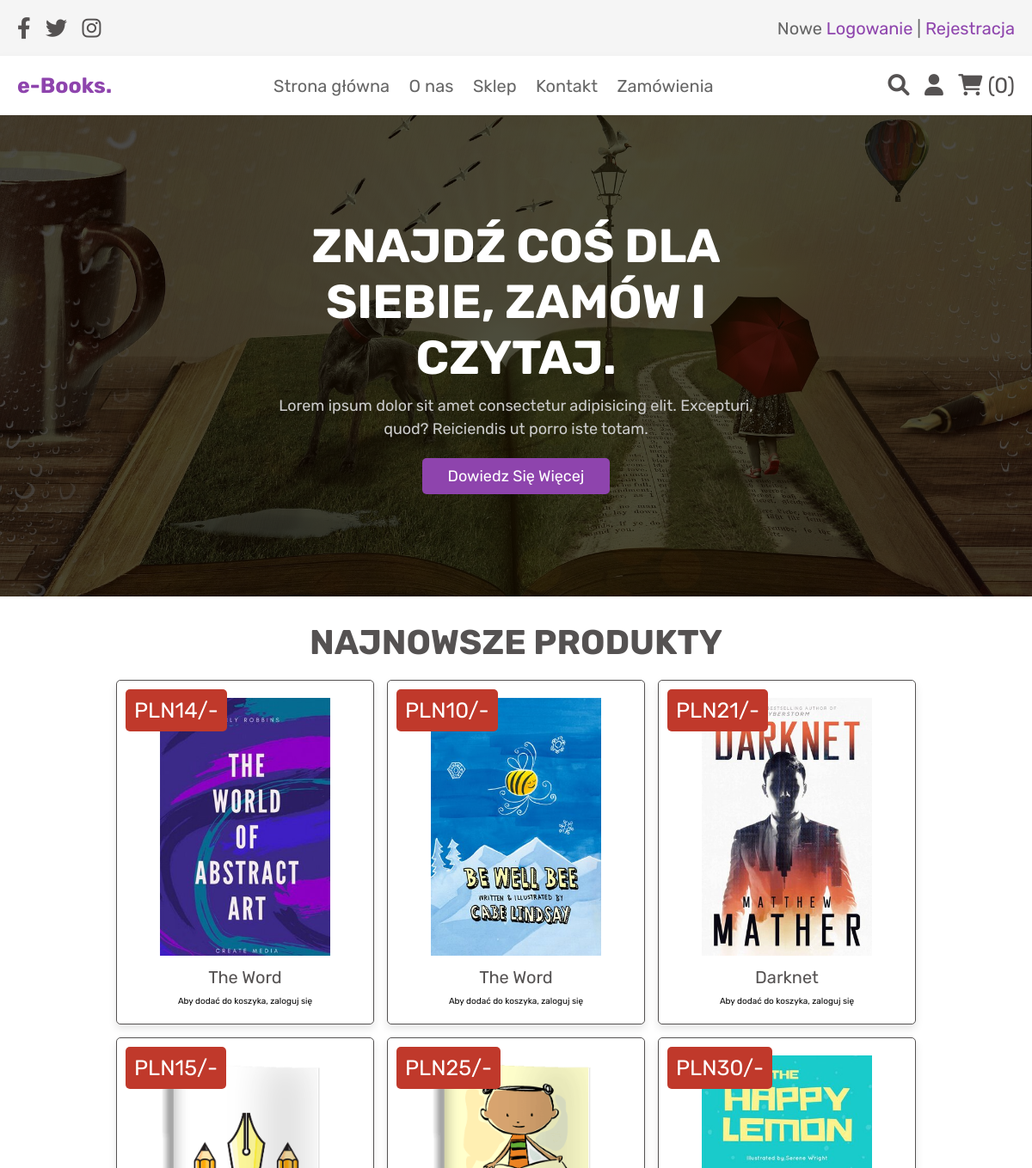
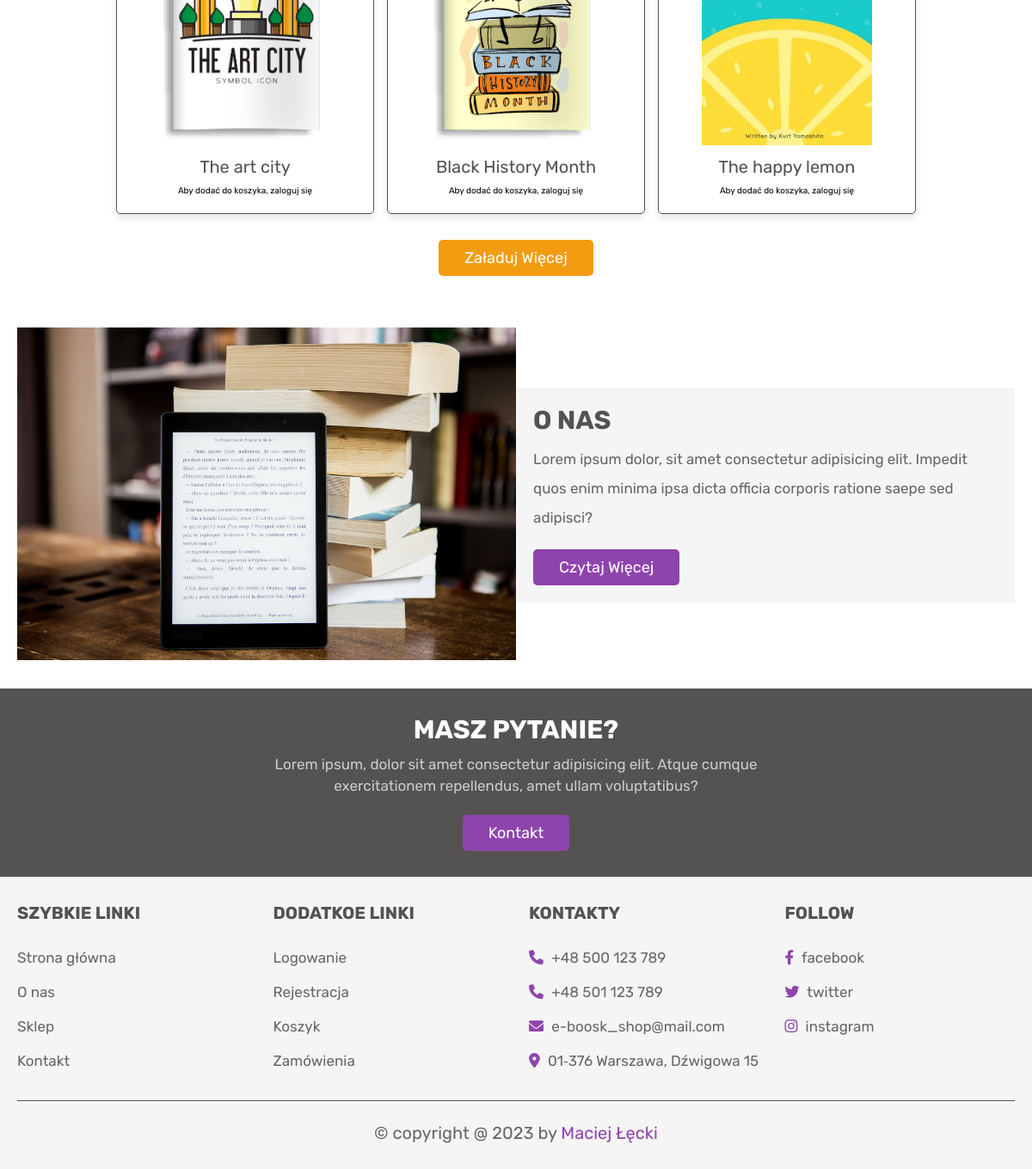
The app's page /home.php with its own data (2 pictures, top to bottom).
### tables this page shows
CREATE TABLE `products` (
  `id` bigint(20) UNSIGNED NOT NULL,
  `name` varchar(100) NOT NULL,
  `price` int(100) NOT NULL,
  `image` varchar(100) NOT NULL
);

### home.php (the view, shortened to what this page needs)
<?php
include 'config.php';
?>
<!DOCTYPE html>
<html lang="en">
<head>
   <link rel="stylesheet" href="https://cdnjs.cloudflare.com/ajax/libs/font-awesome/6.0.0/css/all.min.css">
   <link rel="stylesheet" href="css/style.css">
</head>
<body>
<?php include 'header.php'; ?>
<section class="home">
   <div class="content">
      <h3>Znajdź coś dla siebie, zamów i czytaj.</h3>
      <p>Lorem ipsum dolor sit amet consectetur adipisicing elit. Excepturi, quod? Reiciendis ut porro iste totam.</p>
      <a href="about.php" class="white-btn">Dowiedz się więcej</a>
   </div>
</section>
<section class="products">
   <h1 class="title">Najnowsze produkty</h1>
   <div class="box-container">
      <?php
         $select_products = mysqli_query($conn, "SELECT * FROM `products` LIMIT 6") or die('query failed');
         if(mysqli_num_rows($select_products) > 0){
            while($fetch_products = mysqli_fetch_assoc($select_products)){
               if(isset($_SESSION['user_id'])){
                  ?>
                  <form action="" method="post" class="box">
                     <img class="image" src="uploaded_img/<?php echo $fetch_products['image']; ?>" alt="">
                     <div class="name"><?php echo $fetch_products['name']; ?></div>
                     <div class="price">PLN<?php echo $fetch_products['price']; ?>/-</div>
                     <input type="number" min="1" name="product_quantity" value="1" class="qty">
                     <input type="hidden" name="product_name" value="<?php echo $fetch_products['name']; ?>">
                     <input type="hidden" name="product_price" value="<?php echo $fetch_products['price']; ?>">
                     <input type="hidden" name="product_image" value="<?php echo $fetch_products['image']; ?>">
                     <input type="submit" value="Dodaj do koszyka" name="add_to_cart" class="btn">
                  </form>
               <?php
               } else {
                  ?>
                  <div class="box">
                     <img class="image" src="uploaded_img/<?php echo $fetch_products['image']; ?>" alt="">
                     <div class="name"><?php echo $fetch_products['name']; ?></div>
                     <div class="price">PLN<?php echo $fetch_products['price']; ?>/-</div>
                     <div class="login-message">Aby dodać do koszyka, zaloguj się</div>
                  </div>
               <?php
               }
            }
         } else {
            echo '<p class="empty">Nie dodano jeszcze żadnych produktów!</p>';
         }
      ?>
   </div>
   <div class="load-more" style="margin-top: 2rem; text-align:center">
      <a href="shop.php" class="option-btn">Załaduj więcej</a>
   </div>
</section>
<section class="about">
   <div class="flex">
      <div class="image">
         <img src="images/about-img.jpg" alt="">
      </div>
      <div class="content">
         <h3>O nas</h3>
         <p>Lorem ipsum dolor, sit amet consectetur adipisicing elit. Impedit quos enim minima ipsa dicta officia corporis ratione saepe sed adipisci?</p>
         <a href="about.php" class="btn">Czytaj więcej</a>
      </div>
   </div>
</section>
<section class="home-contact">
   <div class="content">
      <h3>Masz pytanie?</h3>
      <p>Lorem ipsum, dolor sit amet consectetur adipisicing elit. Atque cumque exercitationem repellendus, amet ullam voluptatibus?</p>
      <a href="contact.php" class="white-btn">Kontakt</a>
   </div>
</section>
<?php include 'footer.php'; ?>
</body>
</html>

### header.php (shortened to what this page needs)
<header class="header">
   <div class="header-1">
      <div class="flex">
         <div class="share">
            <a href="https://www.facebook.com/" class="fab fa-facebook-f"></a>
            <a href="https://www.twitter.com/" class="fab fa-twitter"></a>
            <a href="https://www.instagram.com" class="fab fa-instagram"></a>
         </div>
         <p> Nowe <a href="login.php">Logowanie</a> | <a href="register.php">Rejestracja</a> </p>
      </div>
   </div>
   <div class="header-2">
      <div class="flex">
         <h1 href="home.php" class="logo">e-Books. </h1>
         <nav class="navbar">
            <a href="home.php">Strona główna</a>
            <a href="about.php">O nas</a>
            <a href="shop.php">Sklep</a>
            <a href="contact.php">Kontakt</a>
            <a href="orders.php">Zamówienia</a>
         </nav>
      <div class="icons">
            <a href="search_page.php" class="fas fa-search"></a>
            <div id="user-btn" class="fas fa-user"></div>
            <?php
            if(isset($_SESSION['user_id'])){
               $user_id = $_SESSION['user_id'];
               $select_cart_number = mysqli_query($conn, "SELECT * FROM `cart` WHERE user_id = '$user_id'") or die('query failed');
               $cart_rows_number = mysqli_num_rows($select_cart_number);
            } else {
               if(isset($_SESSION['cart'])){
                  $cart_items = $_SESSION['cart'];
                  $cart_rows_number = count($cart_items);
               } else {
                  $cart_rows_number = 0;
                  }
            }
            ?>
            <a href="cart.php"> <i class="fas fa-shopping-cart"></i> <span>(<?php echo $cart_rows_number; ?>)</span> </a>
      </div>
      </div>
   </div>
</header>

### footer.php
<section class="footer">
   <div class="box-container">
      <div class="box">
         <h3>Szybkie Linki</h3>
         <a href="home.php">Strona główna</a>
         <a href="about.php">O nas</a>
         <a href="shop.php">Sklep</a>
         <a href="contact.php">Kontakt</a>
      </div>
      <div class="box">
         <h3>Dodatkoe linki</h3>
         <a href="login.php">Logowanie</a>
         <a href="register.php">Rejestracja</a>
         <a href="cart.php">Koszyk</a>
         <a href="orders.php">Zamówienia</a>
      </div>
      <div class="box">
         <h3>Kontakty</h3>
         <p> <i class="fas fa-phone"></i> +48 500 123 789</p>
         <p> <i class="fas fa-phone"></i> +48 501 123 789 </p>
         <p> <i class="fas fa-envelope"></i> e-boosk_shop@mail.com </p>
         <p> <i class="fas fa-map-marker-alt"></i> 01‑376 Warszawa, Dźwigowa 15 </p>
      </div>
      <div class="box">
         <h3>follow</h3>
         <a href="https://www.facebook.com"> <i class="fab fa-facebook-f"></i> facebook </a>
         <a href="https://www.twitter.com"> <i class="fab fa-twitter"></i> twitter </a>
         <a href="https://www.instagram.com"> <i class="fab fa-instagram"></i> instagram </a>
      </div>
   </div>
   <p class="credit"> &copy; copyright  @ <?php echo date('Y'); ?> by <span>Maciej Łęcki</span> </p>
</section>

### records on screen
products: image (picture), name "The Word", price "14"
products: image (picture), name "The Word", price "10"
products: image (picture), name "Darknet", price "21"
products: image (picture), name "The art city", price "15"
products: image (picture), name "Black History Month", price "25"
products: image (picture), name "The happy lemon", price "30"

### other values on screen
$cart_rows_number "0"
